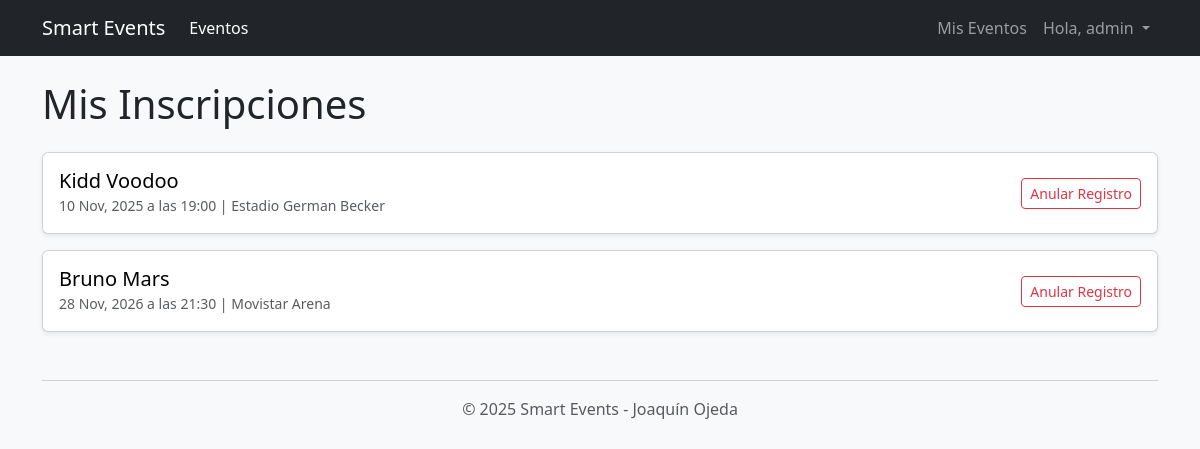
The app's page /mis-eventos/ (signed in) with its own data.
### core/models.py (models this page shows, shortened)
class Inscripcion(models.Model):
    usuario = models.ForeignKey(User, on_delete=models.CASCADE, related_name='inscripciones')
    evento = models.ForeignKey(Evento, on_delete=models.CASCADE, related_name='inscritos')
    fecha_inscripcion = models.DateTimeField(auto_now_add=True)
    class Meta:
        unique_together = ('usuario', 'evento')

class Evento(models.Model):
    titulo = models.CharField(max_length=200)
    fecha_hora = models.DateTimeField()
    lugar = models.CharField(max_length=200)
    imagen = models.ImageField(upload_to='eventos/', null=True, blank=True)
    valor = models.DecimalField(max_digits=10, decimal_places=0, default=0)
    plazas_disponibles = models.PositiveIntegerField(default=20)
    descripcion = models.TextField(null=True, blank=True)
    categoria = models.ForeignKey(Categoria, on_delete=models.SET_NULL, null=True, blank=True)

### core/views.py (the view)
# urls.py: path('mis-eventos/', views.mis_eventos, name='mis_eventos'),
@login_required
def mis_eventos(request):
    inscripciones = Inscripcion.objects.filter(usuario=request.user).order_by('evento__fecha_hora')
    return render(request, 'core/mis_eventos.html', {'inscripciones': inscripciones})

### templates/core/mis_eventos.html (shortened to what this page needs)
{% extends 'base.html' %}
{% block content %}
<h1 class="mb-4">Mis Inscripciones</h1>
{% for inscripcion in inscripciones %}
<div class="card shadow-sm mb-3">
    <div class="card-body">
        <div class="d-flex justify-content-between align-items-center">
            <div>
                <h5 class="card-title mb-0">
                    <a href="{% url 'evento_detalle' inscripcion.evento.id %}" class="link-titulo-evento text-decoration-none">
                          {{ inscripcion.evento.titulo }}
                    </a>
                </h5>
                <small class="text-muted">
                    {{ inscripcion.evento.fecha_hora|date:"d M, Y \a \l\a\s H:i" }} | {{ inscripcion.evento.lugar }}
                </small>
            </div>
            <form action="{% url 'anular_inscripcion' inscripcion.id %}" method="POST"
                onsubmit="return confirm('¿Seguro que quieres anular tu inscripción para el evento: {{ inscripcion.evento.titulo }}?');">
                <button type="submit" class="btn btn-outline-danger btn-sm">Anular Registro</button>
            </form>
        </div>
    </div>
</div>
{% empty %}
<div class="text-center">
    <p class="lead">Aún no te has inscrito en ningún evento.</p>
    <a href="{% url 'index' %}" class="btn btn-primary">Ver eventos disponibles</a>
</div>
{% endfor %}
{% endblock %}

### templates/partials/_navbar.html (shortened to what this page needs)
<nav class="navbar navbar-expand-lg navbar-dark bg-dark">
  <div class="container">
    <a class="navbar-brand" href="{% url 'index' %}">
      Smart Events
    </a>
    <div class="collapse navbar-collapse" id="navbarNav">
      <ul class="navbar-nav me-auto mb-2 mb-lg-0">
        <li class="nav-item">
          <a class="nav-link active" aria-current="page" href="{% url 'index' %}#seccion-eventos">Eventos</a>
        </li>
        </ul>
      <ul class="navbar-nav ms-auto">
        {% if user.is_authenticated %}
          <li class="nav-item">
            <a class="nav-link" href="{% url 'mis_eventos' %}">Mis Eventos</a>
          </li>
          <li class="nav-item dropdown">
            <a class="nav-link dropdown-toggle" href="#" role="button" data-bs-toggle="dropdown">
              Hola, {{ user.username }}
            </a>
          </li>
        {% endif %}
      </ul>
    </div>
  </div>
</nav>

### static/css/styles.css (style rules this page uses)
.link-titulo-evento { color: #000000; transition: color 0.2s ease-in-out; }
.navbar { background-color: #222; }

### records on screen
Inscripcion: evento.titulo "Kidd Voodoo", evento.fecha_hora "10 Nov, 2025 a las 19:00", evento.lugar "Estadio German Becker"
Inscripcion: evento.titulo "Bruno Mars", evento.fecha_hora "28 Nov, 2026 a las 21:30", evento.lugar "Movistar Arena"

### other values on screen
{{ user.username }} "admin"
